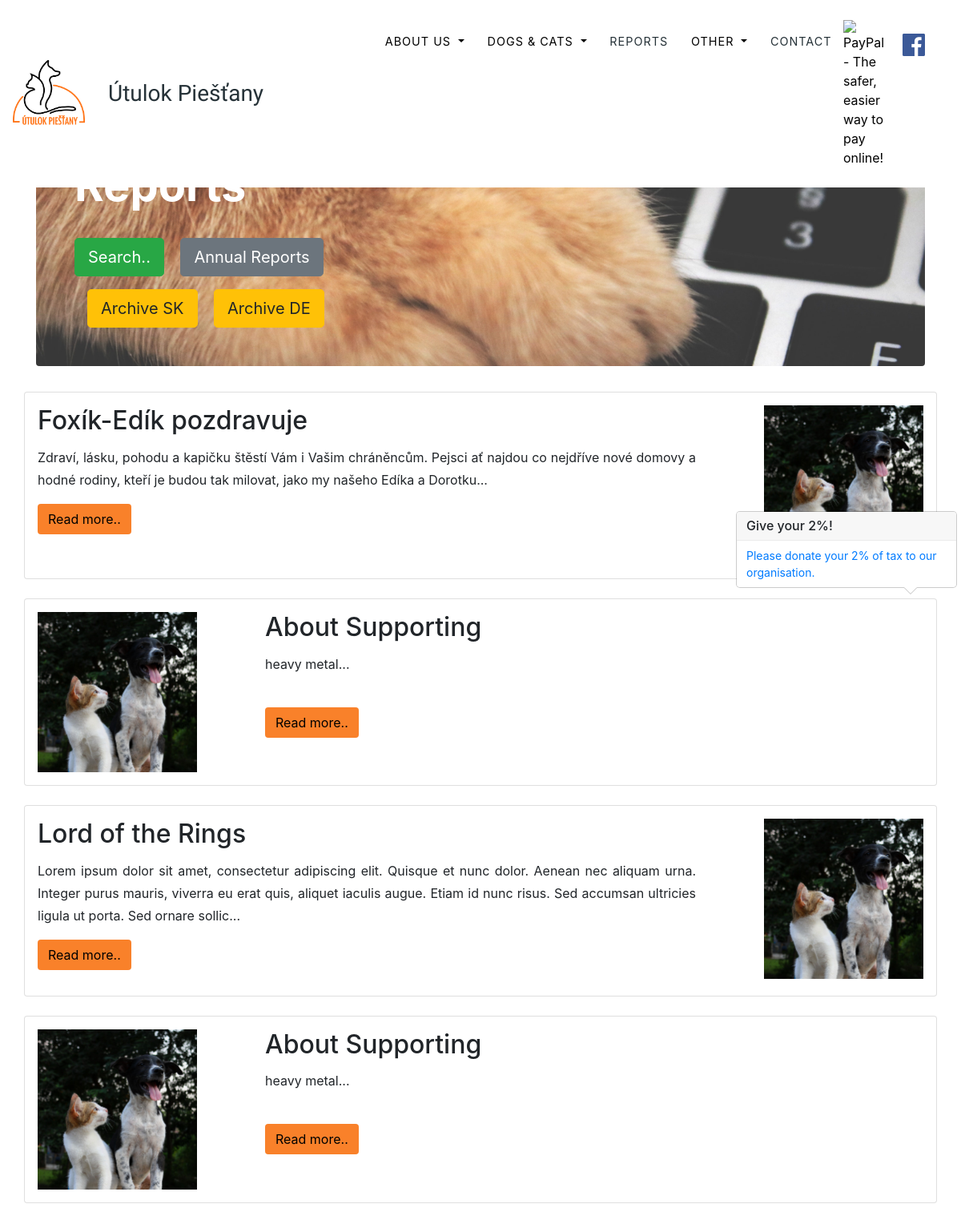
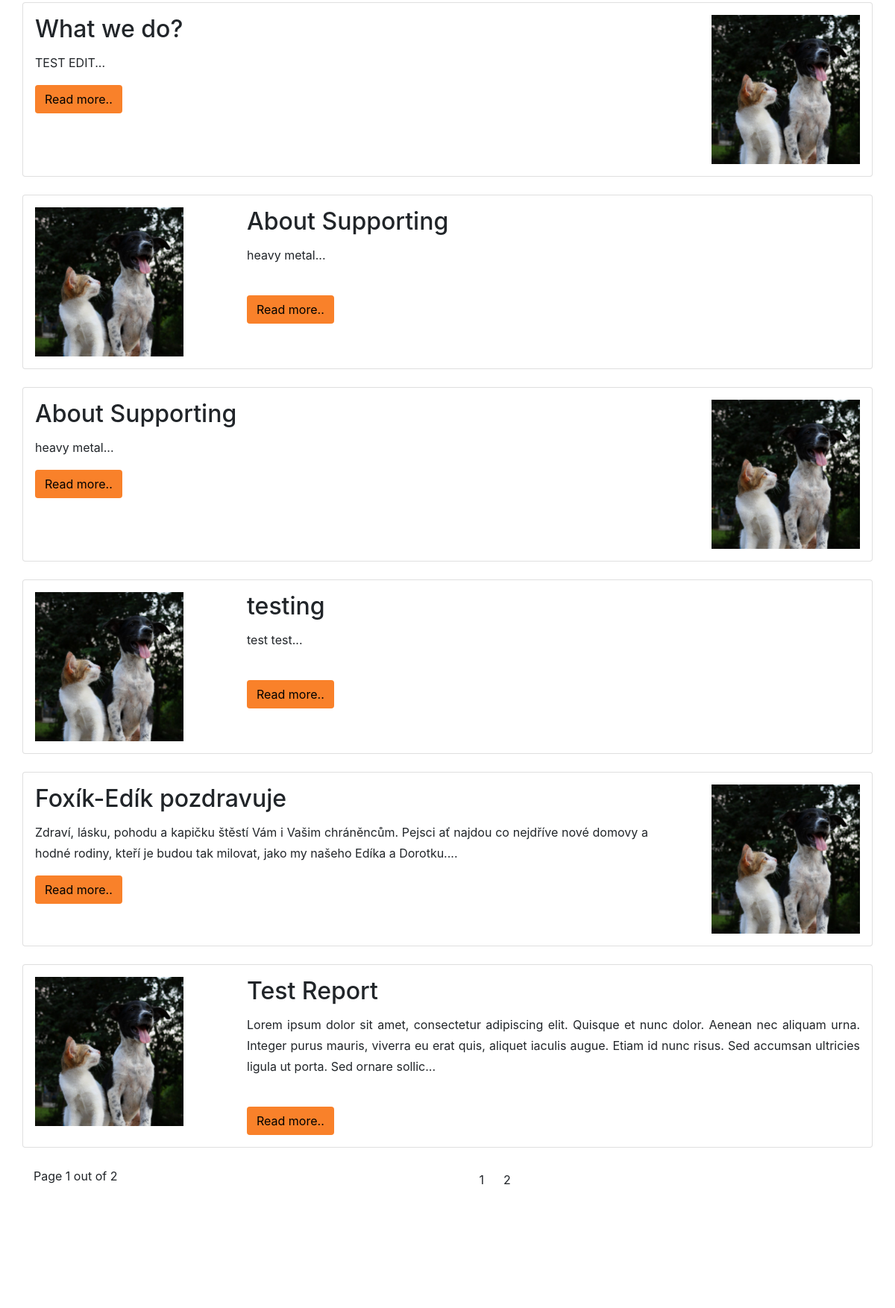
The page /php/reports.php (upper part) on the database its author committed (2 pictures, top to bottom).
### tables this page shows
CREATE TABLE `reports_image` (
  `reports_image_id` int(11) NOT NULL,
  `reports_image` text NOT NULL,
  `fk_reports_id` int(11) NOT NULL
);

CREATE TABLE `reports` (
  `reports_id` int(5) NOT NULL,
  `reports_date` date DEFAULT NULL,
  `reports_descriptions` mediumtext,
  `name` varchar(30) NOT NULL,
  `keywords` text NOT NULL
);

### php/reports.php (the view, shortened to what this page needs)
<?php
include("includes/navbar.inc.php");
include("includes/dbh.inc.php");
$resultppage=10;
$sql = "SELECT * FROM reports " ;
$res = mysqli_query($conn,$sql);
$row0 = $res->fetch_all(MYSQLI_ASSOC);
if (!isset($_GET['page'])) {
  $page = 1;
}
$number_of_results0 = count($row0);
$number_of_pages = ceil($number_of_results0/$resultppage);
$this_page_first_result = ($page-1)*$resultppage;
$sql2="SELECT * FROM reports LEFT JOIN reports_image ON reports.reports_id = reports_image.fk_reports_id ORDER BY reports_id DESC LIMIT " . $this_page_first_result . ", " . $resultppage . ";";
$res = mysqli_query($conn,$sql2);
$row2 = $res->fetch_all(MYSQLI_ASSOC);
 ?>
<link rel="stylesheet" type="text/css" href="../css/reports.css">
<div class="break">
</div>
<div class="container">
    <div class="jumbotron backg2 p-3 p-md-5 text-white rounded">
        <div class="col-md-6 px-0">
          <h1 class="display-4 font-weight-bold">Reports</h1><br>
          <a class="btn btn-success btn-lg" href="search_reports.php" role="button">Search..</a>
          <a class="ml-3 btn btn-secondary btn-lg" href="annual_reports.php" role="button">Annual Reports</a> <br>
          <a class="ml-3 mt-3 btn btn-warning btn-lg" href="http://www.utulok-piestany.sk/index.php?s=1&u=6&do=archive&lang" role="button">Archive SK</a>
          <a class="ml-3 mt-3 btn btn-warning btn-lg" href="http://www.utulok-piestany.sk/index.php?s=1&u=6&do=archive&lang=GER" role="button">Archive DE</a>
      </div>
  </div>
  <?php
  $i=1;
  foreach ($row2 as $row) {
    if($i%2==0){ ?>
        <div class="row">
            <div class="card col-md-12 p-3 mb-4">
                <div class="row ">
                    <div class="col-md-3">
                        <img style="height: 200px; " class="float-left imag" src="../image_upload/reports_image/<?php echo $row['reports_image'] ?>" onerror="this.src = '../img/no-image.jpg';">
                    </div>
                    <div class="col-md-9">
                        <div class="card-block">
                            <h2 class="card-title"><?php echo $row['name'] ?></h2>
                            <p class="card-text text-justify text str"><?php echo substr($row['reports_descriptions'], 0, 250) ?>...</p>
                            <form id="single" action='report.php' method='get' >
                                <button class="btn warningg mt-4" type="submit" name='id' value="<?php echo $row['reports_id'] ?>">Read more..</button>
                            </form>
                        </div>
                    </div>
                </div>
            </div>
        </div>
        <?php
    }else{ ?>
        <div class="row">
            <div class="card col-md-12 p-3 mb-4">
                <div class="row">
                    <div class="col-md-9 mb-3">
                        <div class="card-block">
                            <h2 class="card-title"><?php echo $row['name'] ?></h2>
                            <p class="card-text text-justify text str"><?php echo substr($row['reports_descriptions'], 0, 250) ?>...</p>
                            <form id="single" action='report.php' method='get' >
                                <button class="btn warningg" type="submit" name='id' value="<?php echo $row['reports_id'] ?>">Read more..</button>
                            </form>
                        </div>
                    </div>
                    <div class="col-md-3">
                        <img  style="height: 200px; " class=" float-right imag" src="../image_upload/reports_image/<?php echo $row['reports_image'] ?>" onerror="this.src = '../img/no-image.jpg';">
                    </div>
                </div>
            </div>
        </div>
        <?php
    }
    $i++; };
    ?>
</div>
<div class="text-left page" id="page"><div class='container'><div class='row'><div class='col-md-12 text-center'>
    <?php
      for ($page = 1; $page<=$number_of_pages; $page++) {
        echo "<a class='paginationPages btn btn-default'  href='reports.php?page=" . $page . "'>" . $page . "</a>";
      }
      if (!isset($_GET['page'])) {
        $curPage = 1;
      } else {
        $curPage = $_GET['page'];
      }
      echo "
<p style='float:left; padding-right:15px;'>Page " . $curPage . " out of " . $number_of_pages . "</p>";
    ?>
</div></div></div>
  </div>
<div class="break">
</div>
<?php
include("includes/footer.inc.php");
?>

### php/includes/navbar.inc.php (shortened to what this page needs)
<!DOCTYPE html>
<html lang="en">
<head>
 <link rel="stylesheet" href="https://stackpath.bootstrapcdn.com/bootstrap/4.1.3/css/bootstrap.min.css">
  <link href="../css/header.css" rel="stylesheet">
</head>
<body id="page-top">
  <nav class="navbar navbar-expand-lg navbar-dark fixed-top" id="mainNav">
      <img class="" id="logoreplace" src="../img/logo3.png" width="90" alt="">
    <div class="container">
      <div class="space"></div> <a class="navbar-brand js-scroll-trigger work" href="index.php">
Útulok Piešťany</a>
      <div class="collapse navbar-collapse" id="navbarResponsive">
        <ul class="navbar-nav text-uppercase ml-auto">
          <li class="nav-item dropdown">
            <a class="nav-link dropdown-toggle js-scroll-trigger" href="#" id="navbarDropdownMenuLink" role="button" data-toggle="dropdown" aria-haspopup="true" aria-expanded="false">
              About us
            </a>
          </li>
          <li class="nav-item dropdown">
            <a class="nav-link dropdown-toggle js-scroll-trigger" href="#" id="navbarDropdownMenuLink" role="button" data-toggle="dropdown" aria-haspopup="true" aria-expanded="false">
              Dogs & Cats
            </a>
          </li>
          <li class="nav-item">
            <a class="nav-link js-scroll-trigger" href="reports.php">Reports</a>
          </li>
          <li class="nav-item dropdown">
            <a class="nav-link dropdown-toggle js-scroll-trigger" href="#" id="navbarDropdownMenuLink" role="button" data-toggle="dropdown" aria-haspopup="true" aria-expanded="false">
              Other
            </a>
          </li>
          <li class="nav-item">
            <a class="nav-link js-scroll-trigger" href="contact.php">Contact</a>
          </li>
          <li >
            <form id="donate" action="https://www.paypal.com/cgi-bin/webscr" method="post" target="_blank">
              <input type="image" id="paypal_img" src="../img/PayPal.png" border="0" name="submit" alt="PayPal - The safer, easier way to pay online!">
            </form>
          </li>
          <li class="pl-4">
            <a class="social_footer_ul" href="https://www.facebook.com/UtulokPiestany/?__tn__=kC-R&eid=ARDWhgRFE-NwY2LeRbqTMe-kOY5qmdRphrxqbh_R8AdGuYq52nICSjDcogk391G1Yfpj60Jxuu1qp8GD&hc_ref=ARStVqqzpg7amV2ebSI-brM3EKv3LAdyAyG0AAx8nW0gOZIoJSQ3GIKcOr-18UGwkPY&fref=nf&__xts__[0]=68.ARDRZk2Kxcg9hHP-mtRJeg3XAXYtVtXOSkEb68MUWALnCgwcKQ232KUWJ5uaDmthUgJCV580fbbYPiQ6GxPZSyv1g-DKFeP8iLfc5Gzs_COu9qDP09nnXfW8PEE0Q1HnKf5gvtyis5ecccKRkK4WZYqCZ2jWE2jI9EiAUUVk8xyaMhT7cg3jVj6uzaO2cHpJBI0LXxN91vK53mMDd8nAWTbTNtifyIwtwVR7CXx7RassZYOC3p3nSQ2LqxSdZEZ6L-FSxwrlIZWnszLu2dXPPTd4RvMl7a8vPxlAKpMnWA6RrobLp8IUb3JOEyqZdnEvDu6m0L6OC--lOrqjbwT5"><i class="fab fa-facebook fa-2x"></i></a>
          </li>
        </ul>
      </div>
    </div>
  </nav>

### php/includes/footer.inc.php (shortened to what this page needs)
<link rel="stylesheet" href="https://stackpath.bootstrapcdn.com/bootstrap/4.1.3/css/bootstrap.min.css">
<link rel="stylesheet" href="https://use.fontawesome.com/releases/v5.2.0/css/all.css">
<link rel="stylesheet" type="text/css" href="../css/footer.css">
</body>
</html>

### css/header.css (style rules this page uses)
body { overflow-x: hidden; font-family: 'Roboto Slab', -apple-system, BlinkMacSystemFont, 'Segoe UI', Roboto, 'Helvetica Neue', Arial, sans-serif, 'Apple Color Emoji', 'Segoe UI Emoji', 'Segoe UI Symbol', 'Noto Color Emoji'; }
p { line-height: 1.75; }
.dropdown a { color: black!important; }
.fa-facebook { color: #3B5998!important; }
h1, h2, h3, h4, h5, h6 { font-weight: 700; font-family: 'Montserrat', -apple-system, BlinkMacSystemFont, 'Segoe UI', Roboto, 'Helvetica Neue', Arial, sans-serif, 'Apple Color Emoji', 'Segoe UI Emoji', 'Segoe UI Symbol', 'Noto Color Emoji'; }
.btn { font-family: 'Montserrat', -apple-system, BlinkMacSystemFont, 'Segoe UI', Roboto, 'Helvetica Neue', Arial, sans-serif, 'Apple Color Emoji', 'Segoe UI Emoji', 'Segoe UI Symbol', 'Noto Color Emoji'; font-weight: 700; }
.work { font-family: 'Gloria Hallelujah', cursive!important; }
#mainNav { background-color: white; }
#mainNav .navbar-brand { color: #263238; font-family: 'Kaushan Script', -apple-system, BlinkMacSystemFont, 'Segoe UI', Roboto, 'Helvetica Neue', Arial, sans-serif, 'Apple Color Emoji', 'Segoe UI Emoji', 'Segoe UI Symbol', 'Noto Color Emoji'; }
#mainNav .navbar-nav .nav-item .nav-link { font-size: 90%; font-weight: 400; padding: 0.75em 0; letter-spacing: 1px; color: #263238; font-family: 'Montserrat', -apple-system, BlinkMacSystemFont, 'Segoe UI', Roboto, 'Helvetica Neue', Arial, sans-serif, 'Apple Color Emoji', 'Segoe UI Emoji', 'Segoe UI Symbol', 'Noto Color Emoji'; }
@media (min-width: 992px) { #mainNav { padding-top: 25px; padding-bottom: 25px; -webkit-transition: padding-top 0.3s, padding-bottom 0.3s; transition: padding-top 0.3s, padding-bottom 0.3s; border: none; background-color: white; } }
@media (min-width: 992px) { #mainNav .navbar-brand { font-size: 1.75em; -webkit-transition: all 0.3s; transition: all 0.3s; } }
@media (min-width: 992px) { #mainNav .navbar-nav .nav-item .nav-link { padding: 1.1em 1em !important; } }
#paypal_img { width: 50px; }

### css/reports.css (style rules this page uses)
.break { height: 150px; }
.backg2 { background-image: url(../img/adorable-animal-cat-1440387.jpg); background-color: #17234E; margin-bottom: 0;`enter code here` min-height: 50%; background-repeat: no-repeat; background-position: center; -webkit-background-size: cover; background-size: cover; }
.warningg { background-color:#F9812A!important; }

### css/footer.css (style rules this page uses)
* { font-family: 'Montserrat', -apple-system, BlinkMacSystemFont, 'Segoe UI', Roboto, 'Helvetica Neue', Arial, sans-serif, 'Apple Color Emoji', 'Segoe UI Emoji', 'Segoe UI Symbol', 'Noto Color Emoji'; }
.social_footer_ul { display:table; margin:15px auto 0 auto; list-style-type:none; }
.text-center a { color:#212529; text-decoration: none; }

### php/includes/navbar.inc.php (style rules this page uses)
#logoreplace { position: absolute!important; }

### rows shown on the page
reports_image: fk_reports.name "Foxík-Edík pozdravuje", fk_reports.reports_descriptions "Zdraví, lásku, pohodu a kapičku štěstí Vám i Vašim chráněncům. Pejsci ať najdou co nejdříve nové domovy a hodné rodiny, kteří je budou tak milovat, jako my našeho Edíka a Dorotku"
reports_image: fk_reports.name "About Supporting", fk_reports.reports_descriptions "heavy metal"
reports_image: fk_reports.name "Lord of the Rings", fk_reports.reports_descriptions "Lorem ipsum dolor sit amet, consectetur adipiscing elit. Quisque et nunc dolor. Aenean nec aliquam urna. Integer purus mauris, viverra eu erat quis, aliquet iaculis augue. Etiam id nunc risus. Sed accumsan ultricies ligula ut porta. Sed ornare sollic"
reports_image: fk_reports.name "About Supporting", fk_reports.reports_descriptions "heavy metal"
reports: name "What we do?", reports_descriptions "TEST EDIT", $row['reports_id'] 26 (drawn)
reports: name "About Supporting", reports_descriptions "heavy metal", $row['reports_id'] 25 (drawn)
reports_image: fk_reports.name "About Supporting", fk_reports.reports_descriptions "heavy metal"
reports: name "testing", reports_descriptions "test test", $row['reports_id'] 23 (drawn)
reports: name "Foxík-Edík pozdravuje", reports_descriptions "Zdraví, lásku, pohodu a kapičku štěstí Vám i Vašim chráněncům. Pejsci ať najdou co nejdříve nové domovy a hodné rodiny, kteří je budou tak milovat, jako my našeho Edíka a Dorotku.", $row['reports_id'] 22 (drawn)
reports_image: fk_reports.name "Test Report", fk_reports.reports_descriptions "Lorem ipsum dolor sit amet, consectetur adipiscing elit. Quisque et nunc dolor. Aenean nec aliquam urna. Integer purus mauris, viverra eu erat quis, aliquet iaculis augue. Etiam id nunc risus. Sed accumsan ultricies ligula ut porta. Sed ornare sollic"

### other values the page prints
$curPage "1"
$number_of_pages "2"
